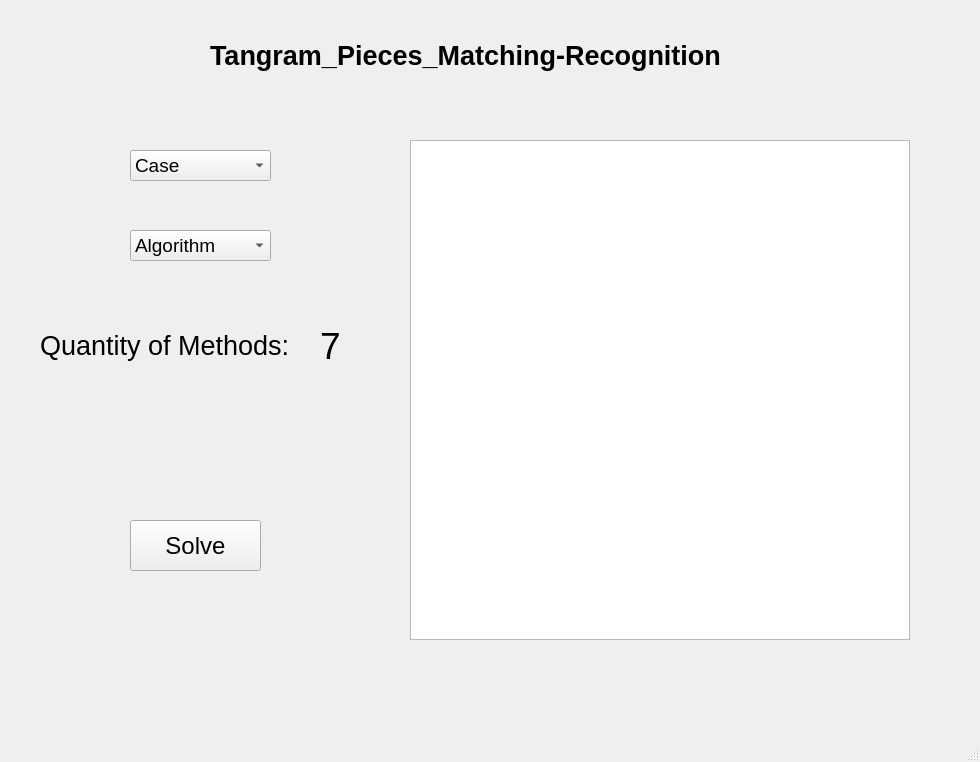
<?xml version="1.0" encoding="UTF-8"?>
<ui version="4.0">
 <class>MainWindow</class>
 <widget class="QMainWindow" name="MainWindow">
  <property name="geometry">
   <rect>
    <x>0</x>
    <y>0</y>
    <width>980</width>
    <height>762</height>
   </rect>
  </property>
  <property name="windowTitle">
   <string>MainWindow</string>
  </property>
  <widget class="QWidget" name="centralwidget">
   <widget class="QLabel" name="label">
    <property name="geometry">
     <rect>
      <x>210</x>
      <y>20</y>
      <width>551</width>
      <height>71</height>
     </rect>
    </property>
    <property name="font">
     <font>
      <pointsize>20</pointsize>
      <weight>75</weight>
      <italic>false</italic>
      <bold>true</bold>
     </font>
    </property>
    <property name="text">
     <string>Tangram_Pieces_Matching-Recognition</string>
    </property>
    <property name="textFormat">
     <enum>Qt::AutoText</enum>
    </property>
    <property name="scaledContents">
     <bool>false</bool>
    </property>
   </widget>
   <widget class="QGraphicsView" name="graphicsView">
    <property name="geometry">
     <rect>
      <x>410</x>
      <y>140</y>
      <width>500</width>
      <height>500</height>
     </rect>
    </property>
    <property name="autoFillBackground">
     <bool>false</bool>
    </property>
    <property name="dragMode">
     <enum>QGraphicsView::ScrollHandDrag</enum>
    </property>
   </widget>
   <widget class="QPushButton" name="pushButton">
    <property name="geometry">
     <rect>
      <x>130</x>
      <y>520</y>
      <width>131</width>
      <height>51</height>
     </rect>
    </property>
    <property name="font">
     <font>
      <pointsize>18</pointsize>
     </font>
    </property>
    <property name="text">
     <string>Solve</string>
    </property>
   </widget>
   <widget class="QComboBox" name="comboBox">
    <property name="geometry">
     <rect>
      <x>130</x>
      <y>150</y>
      <width>141</width>
      <height>31</height>
     </rect>
    </property>
    <property name="font">
     <font>
      <pointsize>14</pointsize>
     </font>
    </property>
    <item>
     <property name="text">
      <string>Case</string>
     </property>
    </item>
    <item>
     <property name="text">
      <string>Case1</string>
     </property>
    </item>
    <item>
     <property name="text">
      <string>Case2</string>
     </property>
    </item>
    <item>
     <property name="text">
      <string>Case3</string>
     </property>
    </item>
    <item>
     <property name="text">
      <string>Case4</string>
     </property>
    </item>
    <item>
     <property name="text">
      <string>Case5</string>
     </property>
    </item>
    <item>
     <property name="text">
      <string>Case6</string>
     </property>
    </item>
    <item>
     <property name="text">
      <string>Case7</string>
     </property>
    </item>
    <item>
     <property name="text">
      <string>Case8</string>
     </property>
    </item>
    <item>
     <property name="text">
      <string>Case9</string>
     </property>
    </item>
    <item>
     <property name="text">
      <string>Case10</string>
     </property>
    </item>
    <item>
     <property name="text">
      <string>Case11</string>
     </property>
    </item>
    <item>
     <property name="text">
      <string>Case12</string>
     </property>
    </item>
    <item>
     <property name="text">
      <string>Case13</string>
     </property>
    </item>
   </widget>
   <widget class="QComboBox" name="comboBox_2">
    <property name="geometry">
     <rect>
      <x>130</x>
      <y>230</y>
      <width>141</width>
      <height>31</height>
     </rect>
    </property>
    <property name="font">
     <font>
      <pointsize>14</pointsize>
     </font>
    </property>
    <item>
     <property name="text">
      <string>Algorithm</string>
     </property>
    </item>
    <item>
     <property name="text">
      <string>DFS</string>
     </property>
    </item>
    <item>
     <property name="text">
      <string>BFS</string>
     </property>
    </item>
    <item>
     <property name="text">
      <string>IDA</string>
     </property>
    </item>
    <item>
     <property name="text">
      <string>A*</string>
     </property>
    </item>
   </widget>
   <widget class="QLabel" name="label_2">
    <property name="geometry">
     <rect>
      <x>40</x>
      <y>320</y>
      <width>261</width>
      <height>51</height>
     </rect>
    </property>
    <property name="font">
     <font>
      <pointsize>20</pointsize>
     </font>
    </property>
    <property name="text">
     <string>Quantity of Methods: </string>
    </property>
   </widget>
   <widget class="QLabel" name="label_3">
    <property name="geometry">
     <rect>
      <x>320</x>
      <y>320</y>
      <width>31</width>
      <height>51</height>
     </rect>
    </property>
    <property name="font">
     <font>
      <pointsize>28</pointsize>
     </font>
    </property>
    <property name="text">
     <string>7</string>
    </property>
   </widget>
  </widget>
  <widget class="QStatusBar" name="statusbar"/>
  <widget class="QMenuBar" name="menubar">
   <property name="geometry">
    <rect>
     <x>0</x>
     <y>0</y>
     <width>980</width>
     <height>21</height>
    </rect>
   </property>
  </widget>
 </widget>
 <resources/>
 <connections/>
</ui>
